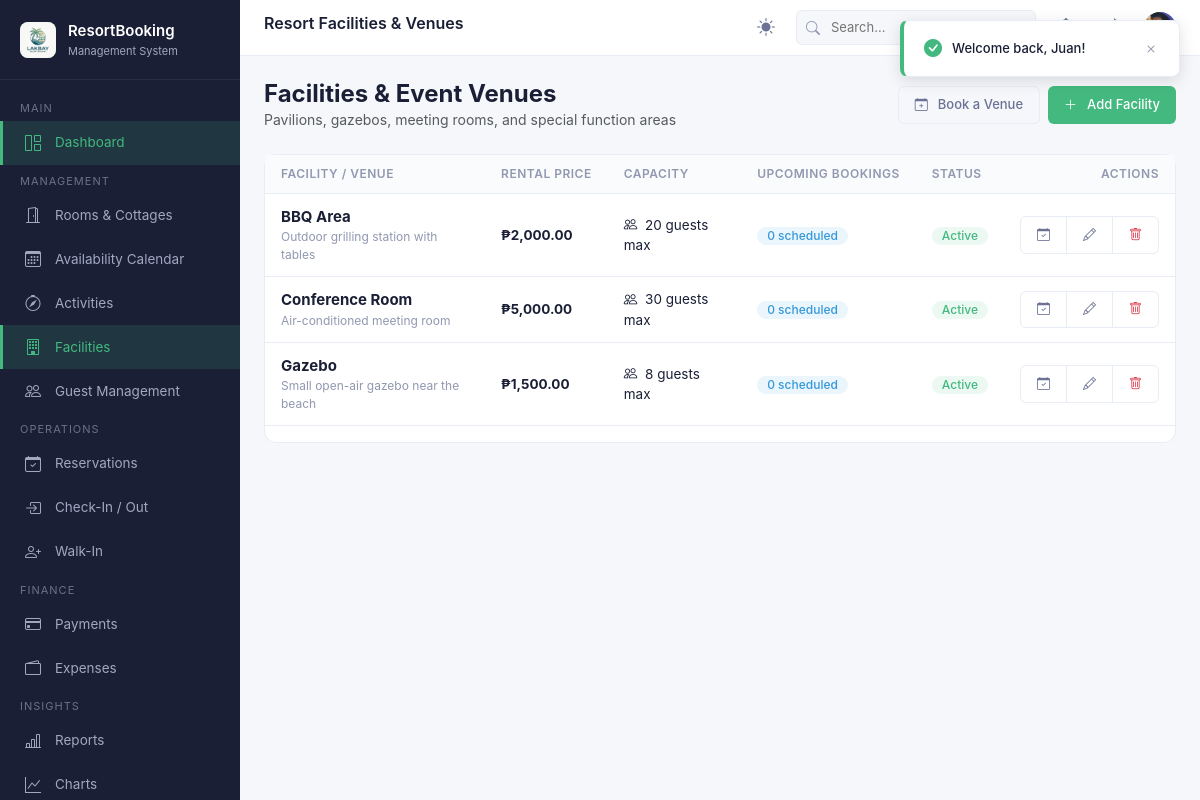
The page /facilities/index.php (signed in) on the database its author committed.
### tables this page shows
CREATE TABLE `facilities` (
  `FacilityId` int NOT NULL AUTO_INCREMENT,
  `FacilityName` varchar(150) NOT NULL,
  `Description` longtext,
  `RentalPrice` decimal(10,2) NOT NULL,
  `Capacity` int NOT NULL,
  `ImageUrl` varchar(500) DEFAULT NULL,
  `IsActive` tinyint(1) NOT NULL,
  `CreatedAt` datetime(6) NOT NULL,
  PRIMARY KEY (`FacilityId`)
);

### config/database.php (called while the page is built, shortened)
<?php
function url($path = '') {
    $path = '/' . ltrim($path, '/');
    return BASE_URL . $path;
}

### includes/functions.php (called while the page is built, shortened)
<?php
require_once __DIR__ . '/../config/database.php';
function formatCurrency($amount) {
    return '₱' . number_format((float)$amount, 2);
}

### facilities/index.php (the view, shortened to what this page needs)
<?php
require_once __DIR__ . '/../config/database.php';
require_once __DIR__ . '/../includes/functions.php';
$facilities = $pdo->query("SELECT f.*,
    (SELECT COUNT(*) FROM facilityschedules s WHERE s.FacilityId = f.FacilityId AND s.ScheduleDate >= CURDATE()) as UpcomingBookings
    FROM facilities f
    ORDER BY f.IsActive DESC, f.FacilityName ASC")->fetchAll();
include __DIR__ . '/../includes/header.php';
?>
<div class="d-flex justify-content-between align-items-center mb-4 flex-wrap gap-2">
    <div>
        <h4 style="margin:0; font-weight:700;">Facilities & Event Venues</h4>
        <p class="text-muted" style="margin:0; font-size:14px;">Pavilions, gazebos, meeting rooms, and special function areas</p>
    </div>
    <div class="d-flex gap-2">
        <a href="<?= url('/facilities/book.php') ?>" class="btn btn-outline">
            <i class="bi bi-calendar-plus me-1"></i> Book a Venue
        </a>
        <a href="<?= url('/facilities/create.php') ?>" class="btn btn-primary">
            <i class="bi bi-plus-lg me-1"></i> Add Facility
        </a>
    </div>
</div>
<div class="card">
    <div class="table-wrapper">
        <table class="table">
            <thead>
                <tr>
                    <th>Facility / Venue</th>
                    <th>Rental Price</th>
                    <th>Capacity</th>
                    <th>Upcoming Bookings</th>
                    <th>Status</th>
                    <th style="text-align:right;">Actions</th>
                </tr>
            </thead>
            <tbody>
                <?php if (empty($facilities)): ?>
                    <tr><td colspan="6" class="text-center py-4 text-muted">No facilities found.</td></tr>
                <?php else: ?>
                    <?php foreach ($facilities as $f): ?>
                        <tr>
                            <td>
                                <strong style="font-size:15px;"><?= htmlspecialchars($f['FacilityName']) ?></strong>
                                <?php if (!empty($f['Description'])): ?>
                                    <div style="font-size:12px; color:var(--text-muted);"><?= htmlspecialchars($f['Description']) ?></div>
                                <?php endif; ?>
                            </td>
                            <td><strong><?= formatCurrency($f['RentalPrice']) ?></strong></td>
                            <td><i class="bi bi-people me-1"></i> <?= (int)$f['Capacity'] ?> guests max</td>
                            <td><span class="badge badge-info"><?= (int)$f['UpcomingBookings'] ?> scheduled</span></td>
                            <td>
                                <a href="<?= url('/facilities/index.php?toggle=' . $f['FacilityId']) ?>" class="badge <?= $f['IsActive'] ? 'badge-success' : 'badge-secondary' ?>" style="text-decoration:none;" title="Click to toggle">
                                    <?= $f['IsActive'] ? 'Active' : 'Disabled' ?>
                                </a>
                            </td>
                            <td style="text-align:right;">
                                <div class="btn-group btn-group-sm">
                                    <a href="<?= url('/facilities/book.php?facility_id=' . $f['FacilityId']) ?>" class="btn btn-outline" title="Reserve Venue">
                                        <i class="bi bi-calendar-check"></i>
                                    </a>
                                    <a href="<?= url('/facilities/edit.php?id=' . $f['FacilityId']) ?>" class="btn btn-outline" title="Edit">
                                        <i class="bi bi-pencil"></i>
                                    </a>
                                    <a href="<?= url('/facilities/delete.php?id=' . $f['FacilityId']) ?>" class="btn btn-outline text-danger" title="Delete" onclick="return confirm('Delete facility <?= htmlspecialchars($f['FacilityName']) ?>?')">
                                        <i class="bi bi-trash"></i>
                                    </a>
                                </div>
                            </td>
                        </tr>
                    <?php endforeach; ?>
                <?php endif; ?>
            </tbody>
        </table>
    </div>
</div>
<?php include __DIR__ . '/../includes/footer.php'; ?>

### assets/css/site.css (style rules this page uses)
:root { --primary: #43b97f; --primary-dark: #36a36e; --primary-light: #e8f8f0; --primary-bg: #f0faf5; --sidebar-bg: #1a1f36; --sidebar-hover: #252b48; --sidebar-active: rgba(67, 185, 127, 0.15); --sidebar-text: #a0a8c0; --sidebar-text-active: #43b97f; --header-bg: #ffffff; --content-bg: #f5f7fa; --card-bg: #ffffff; --text-primary: #1a1f36; --text-secondary: #6b7294; --text-muted: #9198b0; --border: #e8ecf4; --success: #43b97f; --warning: #f5a623; --danger: #e74c3c; --info: #3498db; --shadow-sm: 0 1px 3px rgba(0,0,0,0.06); --shadow-md: 0 2px 8px rgba(0,0,0,0.08); --shadow-lg: 0 4px 16px rgba(0,0,0,0.12); --radius: 8px; --radius-lg: 12px; }
* { box-sizing: border-box; }
html { overflow-x: hidden; scroll-behavior: smooth; }
body { margin: 0; padding: 0; font-family: -apple-system, BlinkMacSystemFont, 'Segoe UI', Roboto, 'Helvetica Neue', Arial, sans-serif; background: var(--content-bg); color: var(--text-primary); font-size: 14px; line-height: 1.5; overflow-x: hidden; width: 100%; max-width: 100vw; }
.card { background: var(--card-bg); border-radius: var(--radius-lg); border: 1px solid var(--border); margin-bottom: 20px; }
.table-wrapper { overflow-x: auto; }
.table { width: 100%; border-collapse: collapse; }
.table th { padding: 10px 16px; text-align: left; font-size: 12px; font-weight: 600; color: var(--text-muted); text-transform: uppercase; letter-spacing: 0.5px; border-bottom: 1px solid var(--border); background: #fafbfc; white-space: nowrap; }
.table td { padding: 12px 16px; border-bottom: 1px solid var(--border); font-size: 13.5px; color: var(--text-primary); vertical-align: middle; }
.btn { display: inline-flex; align-items: center; gap: 6px; padding: 8px 16px; border-radius: 6px; font-size: 13px; font-weight: 500; border: none; cursor: pointer; transition: all 0.2s; text-decoration: none; white-space: nowrap; }
.btn-primary { background: var(--primary); color: #fff; }
.btn-outline { background: transparent; border: 1px solid var(--border); color: var(--text-secondary); }
.badge { display: inline-flex; align-items: center; gap: 5px; padding: 3px 10px; border-radius: 12px; font-size: 12px; font-weight: 500; }
.badge-success { background: rgba(67,185,127,0.1); color: var(--success); }
.badge-info { background: rgba(52,152,219,0.1); color: var(--info); }
* { scrollbar-width: thin; scrollbar-color: var(--border) transparent; }
.table-wrapper { overflow-x: auto; -webkit-overflow-scrolling: touch; }

### rows shown on the page
facilities: FacilityName "BBQ Area", Description "Outdoor grilling station with tables", RentalPrice "₱2,000.00", Capacity "20", UpcomingBookings "0", IsActive "Active"
facilities: FacilityName "Conference Room", Description "Air-conditioned meeting room", RentalPrice "₱5,000.00", Capacity "30", UpcomingBookings "0", IsActive "Active"
facilities: FacilityName "Gazebo", Description "Small open-air gazebo near the beach", RentalPrice "₱1,500.00", Capacity "8", UpcomingBookings "0", IsActive "Active"

### other values the page prints
$resortSettings['ResortName'] "ResortBooking"
$resortSettings['ResortSubtitle'] "Management System"
$pageTitle "Resort Facilities & Venues"
